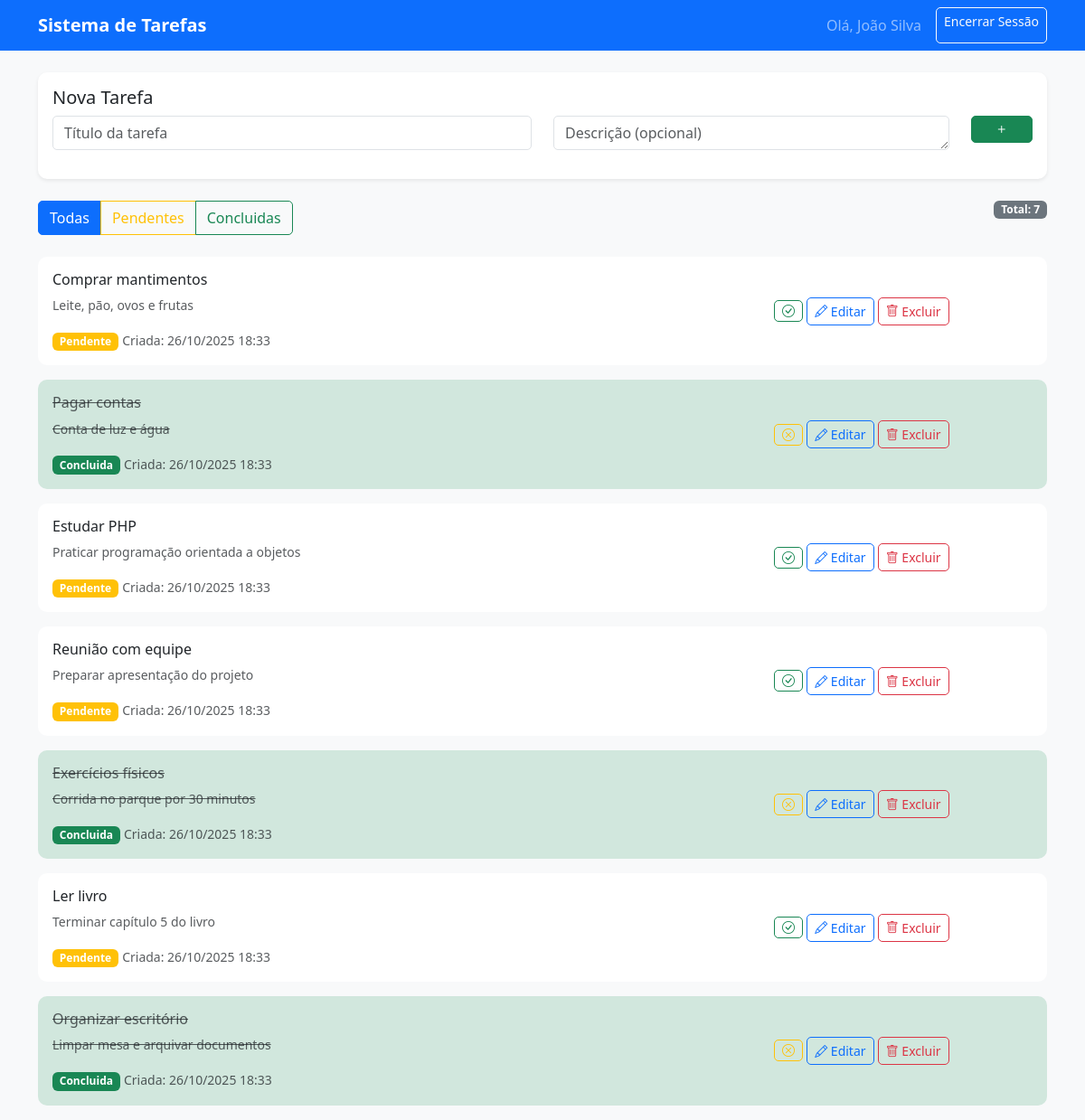
Screenshot of /tasks.php (signed in) with the database file from the repository.
### tables this page shows
CREATE TABLE tarefas (
    id INT AUTO_INCREMENT PRIMARY KEY,
    usuario_id INT NOT NULL,
    titulo VARCHAR(200) NOT NULL,
    descricao TEXT,
    status ENUM('pendente', 'concluida') DEFAULT 'pendente',
    data_criacao TIMESTAMP DEFAULT CURRENT_TIMESTAMP,
    data_conclusao TIMESTAMP NULL,
    FOREIGN KEY (usuario_id) REFERENCES usuarios(id) ON DELETE CASCADE
);

### app/controllers/TaskController.php (called while the page is built, shortened)
<?php
class TaskController {
    private $taskModel;
    public function __construct() {
        $this->taskModel = new Task();
    }
    public function index() {
        $filter = $_GET['filter'] ?? 'all';
        $userId = Auth::getUserId();
        $tasks = $this->taskModel->getByUser($userId, $filter);
        $pageTitle = "Minhas Tarefas - " . Config::get('system.site_name');
        $viewData = [
            'tasks' => $tasks,
            'filter' => $filter,
            'pageTitle' => $pageTitle
        ];
        extract($viewData);
        require_once __DIR__ . '/../views/tasks/index.php';
    }
}

### public/tasks.php (called while the page is built, shortened)
<?php
$taskController = new TaskController();
$taskController->index();

### app/utils/Config.php (called while the page is built, shortened)
<?php
class Config {
    private static $configs = [];
    public static function get($key, $default = null) {
        $keys = explode('.', $key);
        $file = $keys[0];
        if (!isset(self::$configs[$file])) {
            $configPath = __DIR__ . "/../config/{$file}.php";
            if (file_exists($configPath)) {
                self::$configs[$file] = require $configPath;
            } else {
                return $default;
            }
        }
        $config = self::$configs[$file];
        for ($i = 1; $i < count($keys); $i++) {
            if (isset($config[$keys[$i]])) {
                $config = $config[$keys[$i]];
            } else {
                return $default;
            }
        }
        return $config;
    }
    public static function baseUrl($path = '') {
        $baseUrl = self::get('system.base_url', '');
        $path = ltrim($path, '/');
        return $baseUrl . ($path ? "/{$path}" : '');
    }
}

### app/config/database.php (called while the page is built)
<?php
return [
    'host' => 'localhost',
    'dbname' => 'tarefas',
    'username' => 'root',
    'password' => '',
    'charset' => 'utf8mb4'
];

### app/utils/Database.php (called while the page is built, shortened)
<?php
class Database {
    private $connection;
    private static $instance = null;
    private function __construct() {
        $config = require __DIR__ . '/../config/database.php';
        try {
            $this->connection = new \PDO(
                "mysql:host={$config['host']};dbname={$config['dbname']};charset={$config['charset']}",
                $config['username'],
                $config['password'],
                [
                    \PDO::ATTR_ERRMODE => \PDO::ERRMODE_EXCEPTION,
                    \PDO::ATTR_DEFAULT_FETCH_MODE => \PDO::FETCH_ASSOC,
                    \PDO::ATTR_EMULATE_PREPARES => false
                ]
            );
        } catch (\PDOException $e) {
            error_log("Error de conexión: " . $e->getMessage());
            die("Error de conexión");
        }
    }
    public static function getInstance() {
        if (self::$instance === null) {
            self::$instance = new self();
        }
        return self::$instance;
    }
    public function getConnection() {
        return $this->connection;
    }
}

### app/utils/Auth.php (called while the page is built, shortened)
<?php
class Auth {
    public static function getUserId() {
        return $_SESSION['user_id'] ?? null;
    }
}

### app/models/Task.php (called while the page is built, shortened)
<?php
class Task {
    private $db;
    public function __construct() {
        $this->db = Database::getInstance()->getConnection();
    }
    public function getByUser($userId, $filter = 'all') {
        $sql = "SELECT * FROM tarefas WHERE usuario_id = :user_id";
        $sql .= " ORDER BY data_criacao DESC";
        $query = $this->db->prepare($sql);
        $query->execute([':user_id' => $userId]);
        return $query->fetchAll();
    }
}

### app/views/tasks/index.php (the view, shortened to what this page needs)
<?php
$currentFilter = $_GET['filter'] ?? 'all';
?>
<nav class="navbar navbar-expand-lg navbar-dark bg-primary mb-4">
    <div class="container">
        <a class="navbar-brand" href="<?= Config::baseUrl('tasks.php') ?>"> <?= Config::get('system.site_name') ?></a>
        <div class="navbar-nav ms-auto">
            <span class="navbar-text me-3">Olá, <?= htmlspecialchars($_SESSION['user_name'] ?? 'Usuario') ?></span>
            <a class="btn btn-outline-light btn-sm" href="<?= Config::baseUrl('logout.php') ?>">Encerrar Sessão</a>
        </div>
    </div>
</nav>
<div class="container">
    <div class="card shadow-sm mb-4">
        <div class="card-body">
            <h5 class="card-title">Nova Tarefa</h5>
            <form id="createTaskForm">
                <div class="row">
                    <div class="col-md-6">
                        <input type="text" class="form-control" id="taskTitle" placeholder="Título da tarefa" required>
                    </div>
                    <div class="col-md-5">
                        <textarea class="form-control" id="taskDescription" placeholder="Descrição (opcional)" rows="1"></textarea>
                    </div>
                    <div class="col-md-1">
                        <button type="submit" class="btn btn-success w-100"><i class="bi bi-plus"></i></button>
                    </div>
                </div>
            </form>
        </div>
    </div>
    <div class="row mb-4">
        <div class="col-md-8">
            <div class="btn-group" role="group">
                <a href="<?= Config::baseUrl('tasks.php') ?>"
                class="btn <?= $currentFilter === 'all' ? 'btn-primary' : 'btn-outline-primary' ?> filter-link"
                data-filter="all">
                    Todas
                </a>
                <a href="<?= Config::baseUrl('tasks.php?filter=pendentes') ?>"
                class="btn <?= $currentFilter === 'pendentes' ? 'btn-warning' : 'btn-outline-warning' ?> filter-link"
                data-filter="pendentes">
                    Pendentes
                </a>
                <a href="<?= Config::baseUrl('tasks.php?filter=concluidas') ?>"
                class="btn <?= $currentFilter === 'concluidas' ? 'btn-success' : 'btn-outline-success' ?> filter-link"
                data-filter="concluidas">
                    Concluidas
                </a>
            </div>
        </div>
        <div class="col-md-4 text-end">
            <span class="badge bg-secondary">Total: <?= count($tasks) ?></span>
        </div>
    </div>
    <div id="tasksContainer">
        <?php if (empty($tasks)): ?>
            <div class="text-center py-5">
                <div class="text-muted">
                    <h4>Não há tarefas</h4>
                    <p><?= $currentFilter === 'all' ? 'Comece adicionando sua primeira tarefa' : 'Não há tarefas com este filtro' ?></p>
                </div>
            </div>
        <?php else: ?>
            <?php foreach ($tasks as $task):
                $isCompleted = $task['status'] === 'concluida';
                $badgeClass = $isCompleted ? 'bg-success' : 'bg-warning';
                $textClass = $isCompleted ? 'text-decoration-line-through text-muted' : '';
            ?>
                <div class="card task-card mb-3  <?= $isCompleted ? 'bg-success-subtle' : '' ?>" data-task-id="<?= $task['id'] ?>">
                    <div class="card-body">
                        <div class="row align-items-center">
                            <div class="col-md-8">
                                <h6 class="card-title <?= $textClass ?>"><?= htmlspecialchars($task['titulo']) ?></h6>
                                <?php if ($task['descricao']): ?>
                                    <p class="card-text text-muted small <?= $textClass ?>"><?= htmlspecialchars($task['descricao']) ?></p>
                                <?php endif; ?>
                                <span class="badge <?= $badgeClass ?>"><?= ucfirst($task['status']) ?></span>
                                <small class="text-muted">Criada: <?= date('d/m/Y H:i', strtotime($task['data_criacao'])) ?></small>
                            </div>
                            <div class="col-md-3 text-end">
                                <button class="btn btn-sm <?= $isCompleted ? 'btn-outline-warning' : 'btn-outline-success' ?> toggle-status"
                                        data-task-id="<?= $task['id'] ?>"
                                        data-current-status="<?= $task['status'] ?>"
                                        title="<?= $isCompleted ? 'Marcar como Pendente' : 'Marcar como Concluída' ?>">
                                    <i class="bi <?= $isCompleted ? 'bi-x-circle' : 'bi-check-circle' ?>"></i>
                                </button>
                                <button class="btn btn-sm btn-outline-primary edit-task"
                                        data-task-id="<?= $task['id'] ?>"
                                        data-title="<?= htmlspecialchars($task['titulo']) ?>"
                                        data-description="<?= htmlspecialchars($task['descricao'] ?? '') ?>">
                                    <i class="bi bi-pencil"></i> Editar
                                </button>
                                <button class="btn btn-sm btn-outline-danger delete-task"
                                        data-task-id="<?= $task['id'] ?>">
                                    <i class="bi bi-trash"></i> Excluir
                                </button>
                            </div>
                        </div>
                    </div>
                </div>
            <?php endforeach; ?>
        <?php endif; ?>
    </div>
</div>
<?php require_once __DIR__ . '/../layout.php'; ?>

### app/views/layout.php (shortened to what this page needs)
<!DOCTYPE html>
<html lang="pt">
<head>
    <link href="https://cdn.jsdelivr.net/npm/bootstrap@5.3.0/dist/css/bootstrap.min.css" rel="stylesheet">
    <link rel="stylesheet" href="https://cdn.jsdelivr.net/npm/bootstrap-icons@1.11.3/font/bootstrap-icons.css">
    <link href="<?= Config::baseUrl('assets/css/style.css') ?>" rel="stylesheet">
</head>
<body>
</body>
</html>

### public/assets/css/style.css (style rules this page uses)
body { background-color: #f8f9fa; }
.card { border: none; border-radius: 10px; }
.btn { border-radius: 5px; }
.form-control { border-radius: 5px; }
.task-card { transition: all 0.3s ease; }
.navbar-brand { font-weight: bold; }
.btn-group .btn { border-radius: 5px; }

### rows the page displays
tarefas: titulo "Comprar mantimentos", descricao "Leite, pão, ovos e frutas", status "Pendente", data_criacao "26/10/2025 18:33"
tarefas: titulo "Pagar contas", descricao "Conta de luz e água", status "Concluida", data_criacao "26/10/2025 18:33"
tarefas: titulo "Estudar PHP", descricao "Praticar programação orientada a objetos", status "Pendente", data_criacao "26/10/2025 18:33"
tarefas: titulo "Reunião com equipe", descricao "Preparar apresentação do projeto", status "Pendente", data_criacao "26/10/2025 18:33"
tarefas: titulo "Exercícios físicos", descricao "Corrida no parque por 30 minutos", status "Concluida", data_criacao "26/10/2025 18:33"
tarefas: titulo "Ler livro", descricao "Terminar capítulo 5 do livro", status "Pendente", data_criacao "26/10/2025 18:33"
tarefas: titulo "Organizar escritório", descricao "Limpar mesa e arquivar documentos", status "Concluida", data_criacao "26/10/2025 18:33"

### other values shown
Config::get('system.site_name') "Sistema de Tarefas"
$_SESSION['user_name'] "João Silva"
count($tasks) "7"
